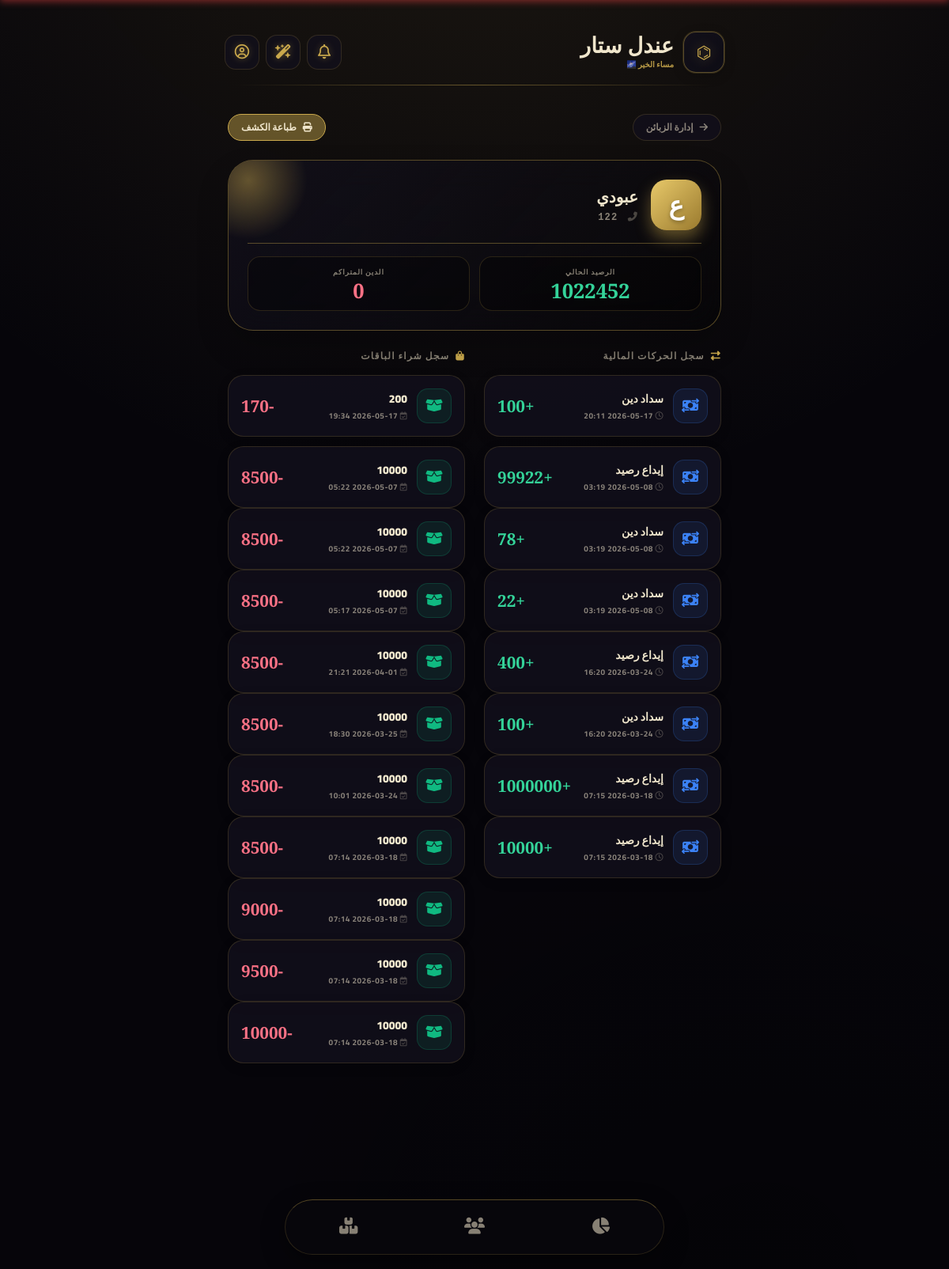
The app's page /admin/statement/2 (signed in) with its own data.
### app.py (models this page shows)
class User(db.Model):
    id = db.Column(db.Integer, primary_key=True)
    phone = db.Column(db.String(15), unique=True, nullable=False, index=True)
    full_name = db.Column(db.String(100))
    password_hash = db.Column(db.String(256))
    balance = db.Column(db.Float, default=0.0)
    debt = db.Column(db.Float, default=0.0)
    points = db.Column(db.Integer, default=0)
    role = db.Column(db.String(10), default='customer')
    created_at = db.Column(db.String(20), default=lambda: datetime.now().strftime("%Y-%m-%d %H:%M"))
    last_spin_date = db.Column(db.String(20), nullable=True)
    bonus_points = db.Column(db.Integer, default=0)
    active_discount = db.Column(db.Integer, default=0)
    webauthn_cred_id = db.Column(db.String(250), unique=True, nullable=True)
    webauthn_public_key = db.Column(db.String(500), nullable=True)
    webauthn_sign_count = db.Column(db.Integer, default=0)

class FinancialTransaction(db.Model):
    id = db.Column(db.Integer, primary_key=True)
    user_id = db.Column(db.Integer, db.ForeignKey('user.id'), nullable=False, index=True)
    amount = db.Column(db.Float, nullable=False)
    transaction_type = db.Column(db.String(50), nullable=False)
    created_at = db.Column(db.String(20), default=lambda: datetime.now().strftime("%Y-%m-%d %H:%M"))
    user = db.relationship('User', backref='financial_transactions')

class Purchase(db.Model):
    id = db.Column(db.Integer, primary_key=True)
    user_id = db.Column(db.Integer, db.ForeignKey('user.id'), index=True)
    voucher_id = db.Column(db.Integer, db.ForeignKey('voucher.id'))
    package_name = db.Column(db.String(50))
    amount_paid = db.Column(db.Float)
    original_price = db.Column(db.Float)
    discount_percent = db.Column(db.Integer, default=0)
    purchased_at = db.Column(db.String(20), default=lambda: datetime.now().strftime("%Y-%m-%d %H:%M"))

### app.py (the view)
@app.route('/admin/statement/<int:uid>')
def customer_statement(uid):
    if session.get('role') != 'admin': return redirect('/login')
    user = db.session.get(User, uid)
    purchases = Purchase.query.filter_by(user_id=user.id).order_by(Purchase.id.desc()).all()
    transactions = FinancialTransaction.query.filter_by(user_id=user.id).order_by(FinancialTransaction.id.desc()).all()
    return render_template('admin_statement.html', user=user, purchases=purchases, transactions=transactions)

### templates/admin_statement.html (shortened to what this page needs)
{% extends "base.html" %}
{% block content %}
<div class="px-2 pt-4 pb-24">
    <div class="flex items-center justify-between mb-6 stagger-1 print-hide">
        <a href="/admin/customers" onclick="playGlassSound()" class="inline-flex items-center gap-2 text-[var(--text-muted)] hover:text-[var(--accent)] transition-colors font-bold text-xs bg-[var(--bg-card)] border border-[var(--border)] px-4 py-2 rounded-full">
            <i class="fas fa-arrow-right"></i>
            <span>إدارة الزبائن</span>
        </a>
        <button onclick="window.print()" class="inline-flex items-center gap-2 bg-[var(--accent-glow)] text-[var(--text-primary)] border border-[var(--accent)] px-4 py-2 rounded-full text-xs font-bold transition-all active:scale-95 hover:bg-[var(--accent)] hover:text-black">
            <i class="fas fa-print"></i> طباعة الكشف
        </button>
    </div>
    <div class="profile-header stagger-2">
        <div class="flex items-center gap-4 border-b border-[var(--border-bright)] pb-4 mb-4">
            <div class="p-avatar">{{ user.full_name[0] }}</div>
            <div>
                <h1 class="text-xl font-black text-[var(--text-primary)] mb-1">{{ user.full_name }}</h1>
                <p class="text-xs text-[var(--text-muted)] font-mono tracking-widest font-bold">
                    <i class="fas fa-phone-alt opacity-50 ml-1"></i> {{ user.phone }}
                </p>
            </div>
        </div>
        <div class="flex gap-3">
            <div class="stat-badge">
                <p class="text-[9px] text-[var(--text-muted)] font-bold uppercase tracking-widest">الرصيد الحالي</p>
                <p class="stat-val text-emerald-400">{{ user.balance | round(0) | int }}</p>
            </div>
            <div class="stat-badge">
                <p class="text-[9px] text-[var(--text-muted)] font-bold uppercase tracking-widest">الدين المتراكم</p>
                <p class="stat-val text-rose-400">{{ user.debt | round(0) | int }}</p>
            </div>
        </div>
    </div>
    <div class="grid grid-cols-1 lg:grid-cols-2 gap-6 stagger-3">
        <div>
            <h2 class="text-xs font-bold text-[var(--text-muted)] uppercase tracking-widest mb-4 flex items-center gap-2">
                <i class="fas fa-exchange-alt text-[var(--accent)]"></i> سجل الحركات المالية
            </h2>
            <div class="space-y-0">
                {% for t in transactions %}
                <div class="tx-card">
                    <div class="flex items-center gap-3">
                        <div class="tx-icon icon-money"><i class="fas fa-money-bill-transfer"></i></div>
                        <div>
                            <p class="text-sm font-black text-[var(--text-primary)]">{{ t.transaction_type }}</p>
                            <p class="text-[10px] text-[var(--text-muted)] font-bold mt-1 tracking-wider"><i class="far fa-clock opacity-50"></i> {{ t.created_at }}</p>
                        </div>
                    </div>
                    <div class="text-left shrink-0">
                        <span class="tx-amount {% if t.amount > 0 %}text-emerald-400{% else %}text-rose-400{% endif %}">
                            {{ '+' if t.amount > 0 else '' }}{{ t.amount | round(0) | int }}
                        </span>
                    </div>
                </div>
                {% else %}
                <div class="text-center py-8 border border-dashed border-[var(--border)] rounded-[20px] bg-[var(--bg-card)]">
                    <i class="fas fa-receipt text-2xl text-[var(--text-muted)] opacity-30 mb-2"></i>
                    <p class="text-[10px] font-bold text-[var(--text-muted)]">لا توجد حركات مالية مسجلة</p>
                </div>
                {% endfor %}
            </div>
        </div>
        <div>
            <h2 class="text-xs font-bold text-[var(--text-muted)] uppercase tracking-widest mb-4 flex items-center gap-2 mt-6 lg:mt-0">
                <i class="fas fa-shopping-bag text-[var(--accent)]"></i> سجل شراء الباقات
            </h2>
            <div class="space-y-0">
                {% for p in purchases %}
                <div class="tx-card">
                    <div class="flex items-center gap-3">
                        <div class="tx-icon icon-box"><i class="fas fa-box-open"></i></div>
                        <div>
                            <p class="text-sm font-black text-[var(--text-primary)]">{{ p.package_name }}</p>
                            <p class="text-[10px] text-[var(--text-muted)] font-bold mt-1 tracking-wider"><i class="far fa-calendar-check opacity-50"></i> {{ p.purchased_at }}</p>
                        </div>
                    </div>
                    <div class="text-left shrink-0">
                        <span class="tx-amount text-rose-400">-{{ p.amount_paid | round(0) | int }}</span>
                    </div>
                </div>
                {% else %}
                <div class="text-center py-8 border border-dashed border-[var(--border)] rounded-[20px] bg-[var(--bg-card)]">
                    <i class="fas fa-box text-2xl text-[var(--text-muted)] opacity-30 mb-2"></i>
                    <p class="text-[10px] font-bold text-[var(--text-muted)]">لم يقم بشراء أي باقة حتى الآن</p>
                </div>
                {% endfor %}
            </div>
        </div>
    </div>
</div>
{% endblock %}

### templates/base.html (style rules this page uses)
body.theme-1 { --bg-primary: #06050a; --bg-secondary: #0e0d16; --bg-card: rgba(18, 16, 28, 0.8); --accent: #c9a84c; --accent-light: #e8c96a; --accent-dark: #9a7a2e; --accent-glow: rgba(201, 168, 76, 0.45); --glow: rgba(201, 168, 76, 0.12); --orb-1: #c9a84c; --orb-2: #7a5c20; --text-primary: #f0e6cc; --text-muted: rgba(240, 230, 204, 0.55); --border: rgba(201, 168, 76, 0.18); --border-bright: rgba(201, 168, 76, 0.4); --line: rgba(201, 168, 76, 0.25); --nav-bg: rgba(8, 7, 12, 0.95); }
*, *::before, *::after { box-sizing: border-box; }
body { font-family: 'Cairo', sans-serif; background-color: var(--bg-primary); background-image: radial-gradient(ellipse 80% 60% at 50% -20%, var(--glow), transparent), radial-gradient(ellipse 60% 40% at 80% 100%, rgba(0,0,0,0.3), transparent); color: var(--text-primary); min-height: 100vh; transition: background-color 0.3s ease, color 0.3s ease; -webkit-tap-highlight-color: transparent; margin: 0; padding: 0; overflow-x: hidden; }
.pt-safe { padding-top: max(20px, env(safe-area-inset-top)); }

### templates/admin_statement.html (style rules this page uses)
.stagger-1 { animation: fadeUp 0.4s cubic-bezier(0.34, 1.56, 0.64, 1) 0.1s both; }
.stagger-2 { animation: fadeUp 0.4s cubic-bezier(0.34, 1.56, 0.64, 1) 0.2s both; }
.stagger-3 { animation: fadeUp 0.4s cubic-bezier(0.34, 1.56, 0.64, 1) 0.3s both; }
.profile-header { background: linear-gradient(135deg, var(--bg-card) 0%, rgba(0,0,0,0.3) 100%); backdrop-filter: blur(20px); -webkit-backdrop-filter: blur(20px); border: 1px solid var(--border-bright); border-radius: 32px; padding: 24px; position: relative; overflow: hidden; box-shadow: 0 20px 40px rgba(0,0,0,0.2); margin-bottom: 24px; }
.profile-header::before { content: ''; position: absolute; top: -50px; left: -50px; width: 150px; height: 150px; background: radial-gradient(circle, var(--accent-glow), transparent 70%); pointer-events: none; }
.p-avatar { width: 64px; height: 64px; border-radius: 20px; shrink-0; background: linear-gradient(135deg, var(--accent-light), var(--accent-dark)); color: #fff; display: flex; align-items: center; justify-content: center; font-size: 2rem; font-weight: 900; box-shadow: 0 10px 20px var(--accent-glow); text-shadow: 0 2px 5px rgba(0,0,0,0.3); }
.stat-badge { background: rgba(0,0,0,0.3); border: 1px solid var(--border); border-radius: 16px; padding: 12px 16px; text-align: center; flex: 1; }
.stat-val { font-family: 'Cormorant Garamond', serif; font-size: 1.6rem; font-weight: 900; line-height: 1; margin-top: 4px; }
.tx-card { background: var(--bg-card); border: 1px solid var(--border); border-radius: 20px; padding: 16px; margin-bottom: 12px; display: flex; justify-content: space-between; align-items: center; transition: 0.3s; box-shadow: 0 4px 15px rgba(0,0,0,0.1); }
.tx-icon { width: 44px; height: 44px; border-radius: 14px; shrink-0; display: flex; align-items: center; justify-content: center; font-size: 1.1rem; }
.icon-money { background: rgba(59, 130, 246, 0.1); color: #3b82f6; border: 1px solid rgba(59, 130, 246, 0.2); }
.icon-box { background: rgba(16, 185, 129, 0.1); color: #10b981; border: 1px solid rgba(16, 185, 129, 0.2); }
.tx-amount { font-family: 'Cormorant Garamond', serif; font-size: 1.3rem; font-weight: 900; }

### records on screen
User: full_name "ع", full_name "عبودي", phone "122", balance "1022452", debt "0"
FinancialTransaction: transaction_type "سداد دين", created_at "2026-05-17 20:11", amount "+", amount "100"
FinancialTransaction: transaction_type "إيداع رصيد", created_at "2026-05-08 03:19", amount "+", amount "99922"
FinancialTransaction: transaction_type "سداد دين", created_at "2026-05-08 03:19", amount "+", amount "78"
FinancialTransaction: transaction_type "سداد دين", created_at "2026-05-08 03:19", amount "+", amount "22"
FinancialTransaction: transaction_type "إيداع رصيد", created_at "2026-03-24 16:20", amount "+", amount "400"
FinancialTransaction: transaction_type "سداد دين", created_at "2026-03-24 16:20", amount "+", amount "100"
FinancialTransaction: transaction_type "إيداع رصيد", created_at "2026-03-18 07:15", amount "+", amount "1000000"
FinancialTransaction: transaction_type "إيداع رصيد", created_at "2026-03-18 07:15", amount "+", amount "10000"
Purchase: package_name "200", purchased_at "2026-05-17 19:34", amount_paid "170"
Purchase: package_name "10000", purchased_at "2026-05-07 05:22", amount_paid "8500"
Purchase: package_name "10000", purchased_at "2026-05-07 05:22", amount_paid "8500"
Purchase: package_name "10000", purchased_at "2026-05-07 05:17", amount_paid "8500"
Purchase: package_name "10000", purchased_at "2026-04-01 21:21", amount_paid "8500"
Purchase: package_name "10000", purchased_at "2026-03-25 18:30", amount_paid "8500"
Purchase: package_name "10000", purchased_at "2026-03-24 10:01", amount_paid "8500"
Purchase: package_name "10000", purchased_at "2026-03-18 07:14", amount_paid "8500"
Purchase: package_name "10000", purchased_at "2026-03-18 07:14", amount_paid "9000"
Purchase: package_name "10000", purchased_at "2026-03-18 07:14", amount_paid "9500"
Purchase: package_name "10000", purchased_at "2026-03-18 07:14", amount_paid "10000"
